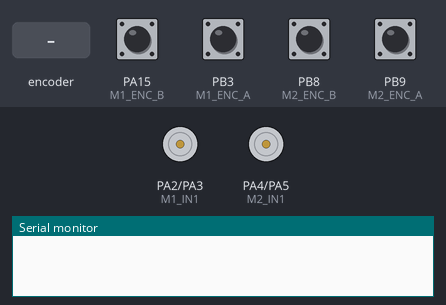
Simulated run of this sketch. Board: STM32 Blue Pill. Shown: motor-driver pin pairs drawn as motors (green arrow = first pin HIGH = forward, orange = second pin HIGH = backward, longer = more drive, scaled by the enable pin), the last lines printed to the serial monitor. Inputs (shaded band) come from the test bench; at power-on: PA15 (M1_ENC_B), PB3 (M1_ENC_A), PB8 (M2_ENC_B), PB9 (M2_ENC_A) HIGH.

Above: at 1.2 s.
1.3 s: rotary encoder on PB3 (M1_ENC_A) / PA15 (M1_ENC_B) turned 1 step (first pin leading)
4.5 s: PB8 (M2_ENC_B) pulled LOW for 0.15 s
6.1 s: PB8 (M2_ENC_B) pulsed LOW 5 times (0.12 s each, 0.3 s apart)
At 8.7 s:
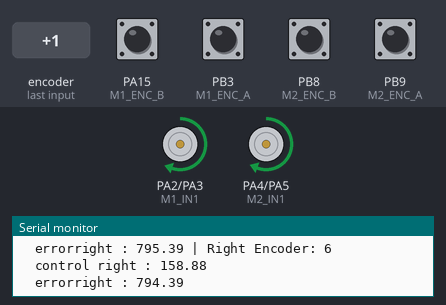
Timing chart, 0 to 10.2 s (numbered marks = the images above; inputs shaded):
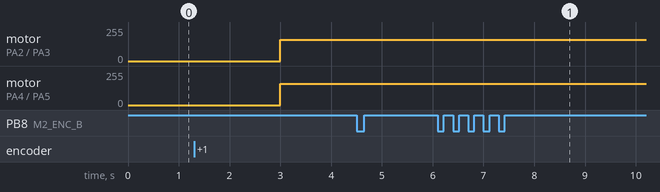

Measured:
- after the input at 6.1 s, motor on PA2 (M1_IN1) / PA3 (M1_IN2): forward 159/255 → forward 158/255 after 1.0 s

The sketch:

test_without_sync.ino
```cpp
#include <Arduino.h>
extern "C" void HAL_IncTick(void);
#define WHEEL_DIAMETER 4.4 // in cm
#define ENCODER_COUNTS_PER_ROTATION 425
#define SETPOINT_DISTANCE 26.0 // Target distance in cm
// Encoder Pins
#define M1_ENC_A PB3  // Encoder A pin for Motor 1 right
#define M1_ENC_B PA15 // Encoder B pin for Motor 1  right
#define M2_ENC_A PB9  // Encoder A pin for Motor 2 left
#define M2_ENC_B PB8  // Encoder B pin for Motor 2 left

// Motor Control Pins
#define M1_PWM PA0   // Motor 1 PWM pin right
#define M1_IN1 PA2   // Motor 1 direction pin 1 right
#define M1_IN2 PA3   // Motor 1 direction pin 2 right
#define M2_PWM PA1   // Motor 2 PWM pin left
#define M2_IN1 PA4   // Motor 2 direction pin 1 left
#define M2_IN2 PA5   // Motor 2 direction pin 2 left

volatile int count_left = 0, count_right = 0;
double control_left = 0, control_right = 0;
double error_left = 0, error_right = 0;

// Interrupt function for Motor 1 Encoder
void M1_Encoder_Interrupt() {
    int b = digitalRead(M1_ENC_B);
    if (b > 0) {
        count_left++;
    }
    else {
        count_left--;
    }
     Serial.print("Left Encoder: ");
    Serial.println(count_left);
    Serial.print(" control left : ");
        Serial.println(control_left);
                Serial.print("  error left : ");
        Serial.println(error_left);
}

// Interrupt function for Motor 2 Encoder
void M2_Encoder_Interrupt() {
    int b = digitalRead(M2_ENC_A);
    if (b > 0) {
        count_right++;
    }
    else {
        count_right--;
    }
    Serial.print(" | Right Encoder: ");
    Serial.println(count_right);
    Serial.print("  control right : ");
        Serial.println(control_right);
                Serial.print("  errorright : ");
        Serial.print(error_right);
}

// Function to control motor speed and direction
void motorControl(int pwmPin, int in1, int in2, int speed) {
     speed = constrain(speed, -255, 255); // Ensure speed is within valid range

    if (speed > 0) {
        digitalWrite(in1, HIGH);
        digitalWrite(in2, LOW);
    } else if (speed < 0) {
        digitalWrite(in1, LOW);
        digitalWrite(in2, HIGH);
        speed = -speed;  // Convert speed to positive for PWM
    } else {
        digitalWrite(in1, LOW);
        digitalWrite(in2, LOW);
    }
    analogWrite(pwmPin, speed);
}

void pid_control()
{
    double rotations_required = SETPOINT_DISTANCE / (3.1416 * WHEEL_DIAMETER);
    double setpoint_counts = rotations_required * ENCODER_COUNTS_PER_ROTATION;


    double setpoint_counts_left=setpoint_counts;
    double  setpoint_counts_right=setpoint_counts;
    unsigned long time_us = micros();


    double kp = 0.2, kd = 1.0;


    double last_error_left = 0, last_error_right = 0;


    //Serial.print("  setpoint left : ");
    //Serial.print(setpoint_counts_left);
    Serial.print("  setpoint right : ");
    Serial.print(setpoint_counts_right);
    Serial.print("   Current time:");
    Serial.println(micros());

    //count_left = 0;
    count_right = 0;
    int counter=0;
    while (1)
    {

        error_left = setpoint_counts_left - count_left;
        error_right = setpoint_counts_right - count_right;

        control_left = kp * error_left + kd * (error_left - last_error_left);
        control_right = kp * error_right + kd * (error_right - last_error_right);


        last_error_left = error_left;
        last_error_right = error_right;

        if (abs(error_left) < 2 && abs(error_right) < 2)

        {   Serial.println("STOPPEDFDFFFFFFFFFFFFFFFFFFFFFFFF");
            motorControl(M1_PWM, M1_IN1, M1_IN2, 0);
            motorControl(M2_PWM, M2_IN1, M2_IN2, 0);
            break;
        }

          int speed_left = (int)(control_left > 0 ? control_left : -control_left);
          int speed_right = (int)(control_right > 0 ? control_right : -control_right);

         speed_left = speed_left < 100 ? 100 : (speed_left > 200 ? 200 : speed_left);
         speed_right = speed_right < 100 ? 100 : (speed_right > 200 ? 200 : speed_right);

        motorControl(M1_PWM, M1_IN1, M1_IN2, speed_right);
        motorControl(M2_PWM, M2_IN1, M2_IN2, speed_left);

    }
}

void setup() {
    Serial.begin(9600);
    HAL_InitTick(0);
    // Set encoder pins as input pull-up
    pinMode(M1_ENC_A, INPUT_PULLUP);
    pinMode(M1_ENC_B, INPUT_PULLUP);
    pinMode(M2_ENC_A, INPUT_PULLUP);
    pinMode(M2_ENC_B, INPUT_PULLUP);

    // Set motor control pins as output
    pinMode(M1_PWM, OUTPUT);
    pinMode(M1_IN1, OUTPUT);
    pinMode(M1_IN2, OUTPUT);
    pinMode(M2_PWM, OUTPUT);
    pinMode(M2_IN1, OUTPUT);
    pinMode(M2_IN2, OUTPUT);

    // Attach interrupts for encoders
    attachInterrupt(digitalPinToInterrupt(M1_ENC_A), M1_Encoder_Interrupt, RISING);
    attachInterrupt(digitalPinToInterrupt(M2_ENC_B), M2_Encoder_Interrupt, RISING);
}

void loop() {
    // Set motor speed for testing
    // int test_speed = 150;

    // motorControl(M1_PWM, M1_IN1, M1_IN2, test_speed);
    // motorControl(M2_PWM, M2_IN1, M2_IN2, test_speed);


    // delay(100);  // 100ms delay
    delay(3000);
    pid_control();
    delay(10000);

}
```
